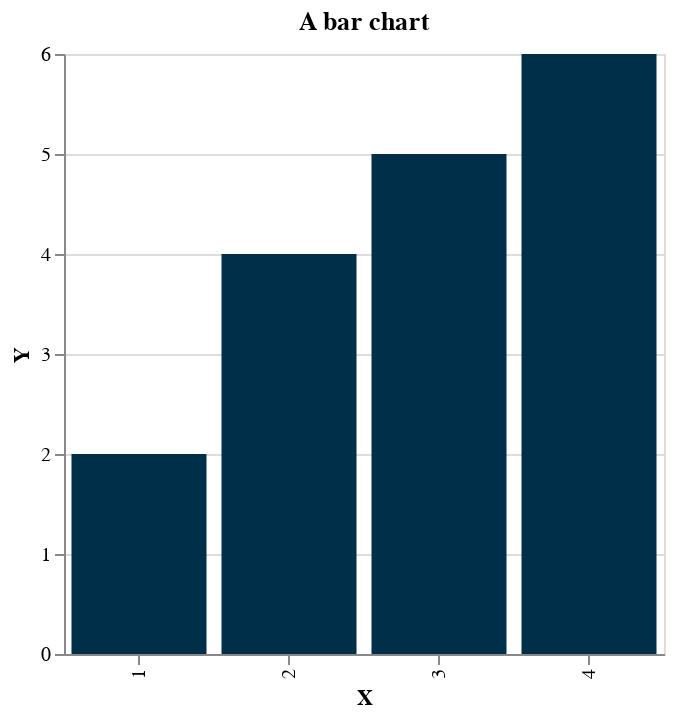

The notebook cell this image was saved under:
### Markdown cell above
# Interactivity

### Code cell
df = pd.DataFrame({
'X' : [1,2,3,4],
'Y' : [2,4,5,6],
'Country' : ['USA', 'EU', 'EU', 'USA']
})

chart = alt.Chart(df).mark_bar().encode(
    x='X:O',
    y='Y',
    color=alt.value('#003049'),
    tooltip=['X', 'Y', 'Country']
).properties(
    width=300, 
    title='A bar chart'
).interactive()

chart

### Figure 1 — Vega-Lite specification as saved in the notebook (floating-point values rounded to 4 significant figures)
{"config": {"view": {"continuousWidth": 400, "continuousHeight": 300}}, "data": {"name": "data-1b978eca62fd7cd6df639a75790b2e83"}, "mark": "bar", "encoding": {"color": {"value": "#003049"}, "tooltip": [{"field": "X", "type": "quantitative"}, {"field": "Y", "type": "quantitative"}, {"field": "Country", "type": "nominal"}], "x": {"field": "X", "type": "ordinal"}, "y": {"field": "Y", "type": "quantitative"}}, "selection": {"selector002": {"type": "interval", "bind": "scales", "encodings": ["x", "y"]}}, "title": "A bar chart", "width": 300, "$schema": "https://vega.github.io/schema/vega-lite/v4.17.0.json", "datasets": {"data-1b978eca62fd7cd6df639a75790b2e83": [{"X": 1, "Y": 2, "Country": "USA"}, {"X": 2, "Y": 4, "Country": "EU"}, {"X": 3, "Y": 5, "Country": "EU"}, {"X": 4, "Y": 6, "Country": "USA"}]}}
